Frame 1 (no input): blank canvas, image omitted
Frame 60 (the mouse pressed at the canvas centre just before this capture): blank canvas, image omitted
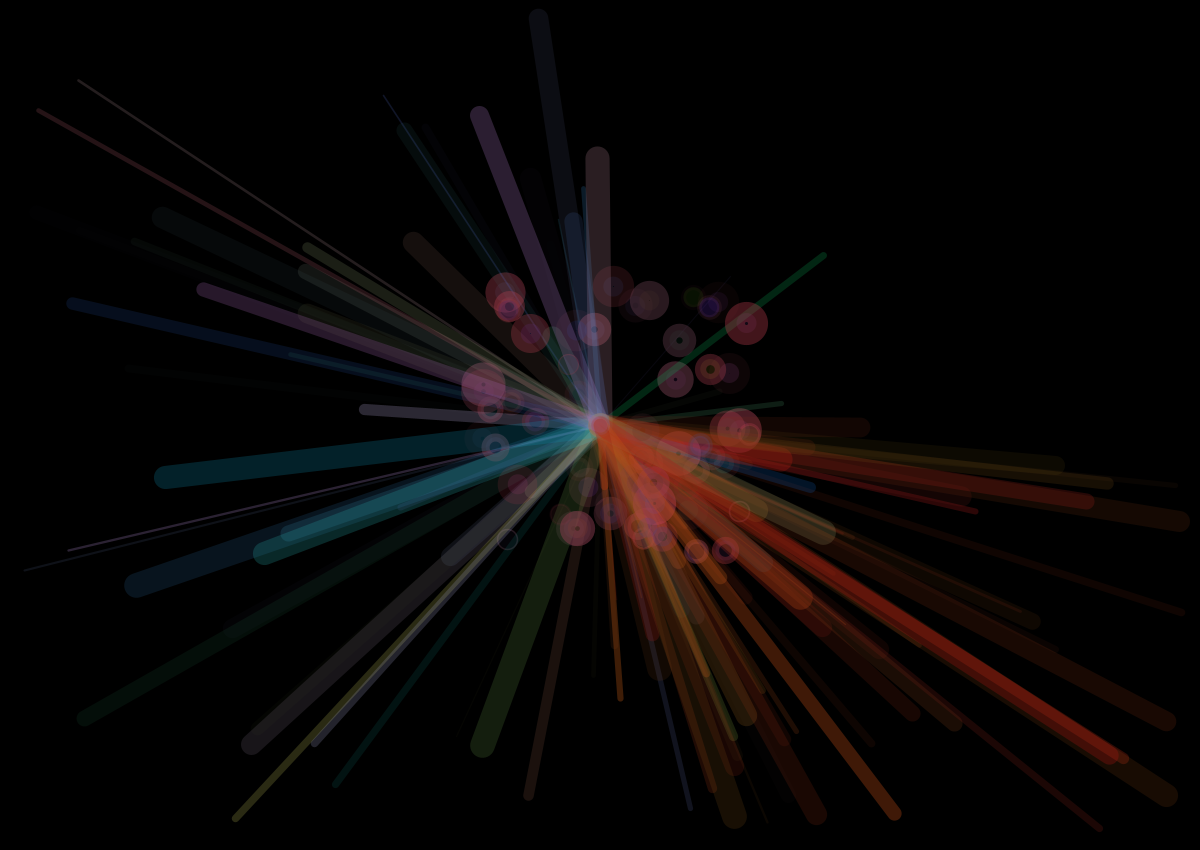
Frame 120 (the mouse held since frame 60 and released just before this capture)

The Processing sketch whose frames 1 and 60 were blank and that drew this single picture after the mouse press (run headless with seeded random() and noise(); from frame 60 on, the mouse is pressed at the canvas centre):

// Processing sketch: processing_121478
// ── processing_121478.pde

// MARTINS Julie

void setup()
{
  
  // j'agrandis la fenêtre
  size(1200,850);
  // je mets un fond blanc (pour faire ressortir couleurs)
  background(0,0,0);
  
  
  
  
  //fermeture accolade void setup ->
}

   
   
// a chaque instant les lignes se construisent la souris
void draw(){
  
  // je veux que les lignes se construisent que quand je clique sure la souris.
  if(mousePressed ==true){
  
  //couleur de la ligne: (ici blanche)
  //stroke(255,255,255,random(0,50));
  
  // ligne avec couleurs aléatoires
  stroke(random(10,201),random(100,201),random(50,241),random(0,65));
  
  //ligne dessinee au hasard (position de la souris X,Y, points au hasard, points au hasard)
  line(mouseX,mouseY,random(10,850),random(10,850));
  
  // j'ai voulu changer l'épaisseur des lignes autour des cercles de couleurs
  // j'ai copié code et obtenu un résultat au hasard qui comprend lignes+ cercles
  strokeWeight(random (1,8)); 
  strokeWeight(random (1,25)); 
  
  
  stroke(random (90,201),60,76,random(10,152));
  
  // remplir les cercles:
  fill (random(0,130),random(30,95),random(0,200),random(30,65));
  
  // faire des cercles selon la souris (en aléatoire) autour de celle -ci
  ellipse(mouseX+(random(-150,150)),mouseY+(random(-150,150)),20,20);
  
  
  //stroke= couleur de la ligne, radom= opacité (aléatoire de 0% a 152%)
  
  
  //ligne rose
  //line(random(0,850),random(0,850),mouseX,mouseY);
  
  
  //lignes orange
  stroke(random (100,201),random (20,90),20,random(20,90));
  line(random(mouseX,1200),random(mouseY,850),mouseX,mouseY);
  } else{
    //background(0,0,0);
    //balise de fin de else:
  }
  
  
  //balise fin void draw:
}
  
  
    
    
  
  
